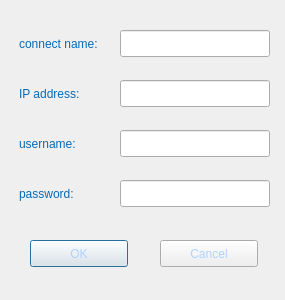
<?xml version="1.0" encoding="UTF-8"?>
<ui version="4.0">
 <class>Create_Users</class>
 <widget class="QDialog" name="Create_Users">
  <property name="geometry">
   <rect>
    <x>0</x>
    <y>0</y>
    <width>285</width>
    <height>300</height>
   </rect>
  </property>
  <property name="windowTitle">
   <string>Dialog</string>
  </property>
  <widget class="QLineEdit" name="IP_address">
   <property name="geometry">
    <rect>
     <x>120</x>
     <y>80</y>
     <width>150</width>
     <height>27</height>
    </rect>
   </property>
   <property name="styleSheet">
    <string notr="true">border-image: url(:/images/images/combox_bg.png);
color: rgb(255, 255, 255);</string>
   </property>
  </widget>
  <widget class="QPushButton" name="OK">
   <property name="geometry">
    <rect>
     <x>30</x>
     <y>240</y>
     <width>98</width>
     <height>27</height>
    </rect>
   </property>
   <property name="styleSheet">
    <string notr="true">QPushButton{
	border-image: url(:/images/images/button_normal.png);
	color: rgb(175, 210, 255);
}
QPushButton:focus{
	border-image: url(:/images/images/button_pressed.png);
	color: rgb(175, 210, 255);
}
QPushButton:pressed{
	border-image: url(:/images/images/button_click.png);
	color: rgb(175, 210, 255);
}

</string>
   </property>
   <property name="text">
    <string>OK</string>
   </property>
  </widget>
  <widget class="QLineEdit" name="connect_name">
   <property name="geometry">
    <rect>
     <x>120</x>
     <y>30</y>
     <width>150</width>
     <height>27</height>
    </rect>
   </property>
   <property name="styleSheet">
    <string notr="true">border-image: url(:/images/images/combox_bg.png);
color: rgb(255, 255, 255);</string>
   </property>
  </widget>
  <widget class="QLineEdit" name="username">
   <property name="geometry">
    <rect>
     <x>120</x>
     <y>130</y>
     <width>150</width>
     <height>27</height>
    </rect>
   </property>
   <property name="styleSheet">
    <string notr="true">border-image: url(:/images/images/combox_bg.png);
color: rgb(255, 255, 255);</string>
   </property>
  </widget>
  <widget class="QLabel" name="label_username">
   <property name="geometry">
    <rect>
     <x>19</x>
     <y>130</y>
     <width>101</width>
     <height>27</height>
    </rect>
   </property>
   <property name="styleSheet">
    <string notr="true">	color: rgb(5, 106, 183);</string>
   </property>
   <property name="text">
    <string>username:</string>
   </property>
  </widget>
  <widget class="QLabel" name="label_connect_name">
   <property name="geometry">
    <rect>
     <x>19</x>
     <y>30</y>
     <width>101</width>
     <height>27</height>
    </rect>
   </property>
   <property name="styleSheet">
    <string notr="true">	color: rgb(5, 106, 183);</string>
   </property>
   <property name="text">
    <string>connect name:</string>
   </property>
  </widget>
  <widget class="QLabel" name="label_ip">
   <property name="geometry">
    <rect>
     <x>19</x>
     <y>80</y>
     <width>101</width>
     <height>27</height>
    </rect>
   </property>
   <property name="styleSheet">
    <string notr="true">	color: rgb(5, 106, 183);</string>
   </property>
   <property name="text">
    <string>IP address:</string>
   </property>
  </widget>
  <widget class="QPushButton" name="Cancel">
   <property name="geometry">
    <rect>
     <x>160</x>
     <y>240</y>
     <width>98</width>
     <height>27</height>
    </rect>
   </property>
   <property name="styleSheet">
    <string notr="true">QPushButton{
	border-image: url(:/images/images/button_normal.png);
	color: rgb(175, 210, 255);
}
QPushButton:focus{
	border-image: url(:/images/images/button_pressed.png);
	color: rgb(175, 210, 255);
}
QPushButton:pressed{
	border-image: url(:/images/images/button_click.png);
	color: rgb(175, 210, 255);
}

</string>
   </property>
   <property name="text">
    <string>Cancel</string>
   </property>
  </widget>
  <widget class="QLineEdit" name="password">
   <property name="geometry">
    <rect>
     <x>120</x>
     <y>180</y>
     <width>150</width>
     <height>27</height>
    </rect>
   </property>
   <property name="styleSheet">
    <string notr="true">border-image: url(:/images/images/combox_bg.png);
color: rgb(255, 255, 255);</string>
   </property>
   <property name="echoMode">
    <enum>QLineEdit::Password</enum>
   </property>
  </widget>
  <widget class="QLabel" name="label_password">
   <property name="geometry">
    <rect>
     <x>19</x>
     <y>180</y>
     <width>101</width>
     <height>27</height>
    </rect>
   </property>
   <property name="styleSheet">
    <string notr="true">	color: rgb(5, 106, 183);</string>
   </property>
   <property name="text">
    <string>password:</string>
   </property>
  </widget>
 </widget>
 <tabstops>
  <tabstop>connect_name</tabstop>
  <tabstop>IP_address</tabstop>
  <tabstop>username</tabstop>
  <tabstop>password</tabstop>
  <tabstop>OK</tabstop>
  <tabstop>Cancel</tabstop>
 </tabstops>
 <resources/>
 <connections/>
</ui>
